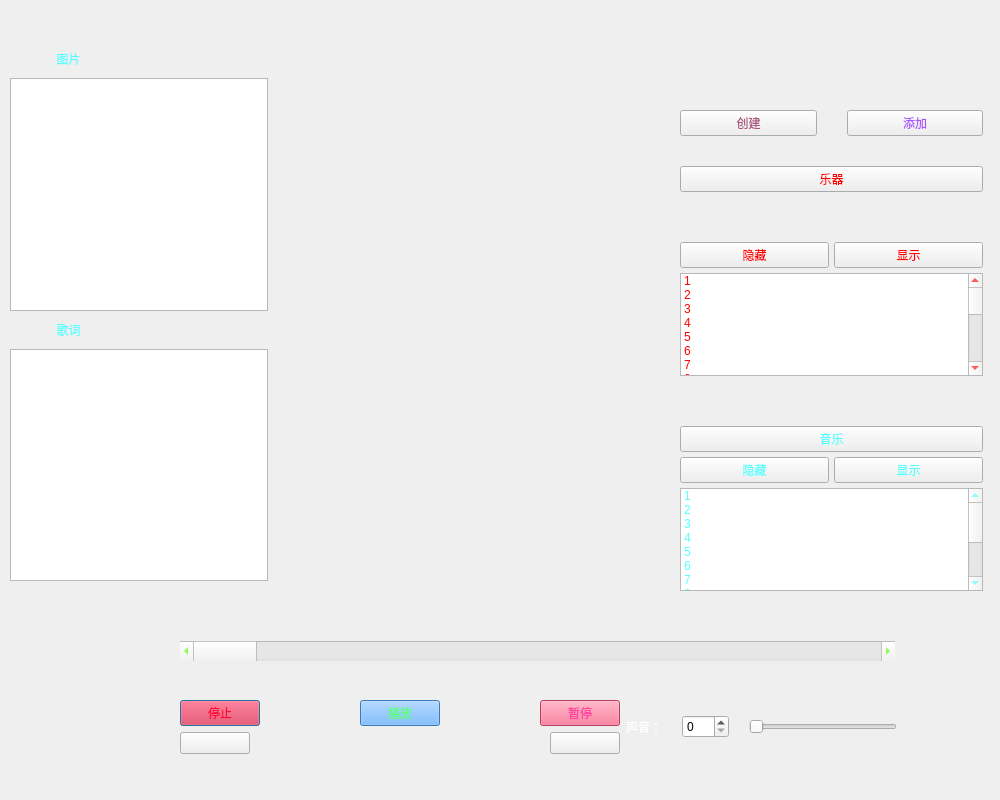
<?xml version="1.0" encoding="UTF-8"?>
<ui version="4.0">
 <class>Dialog</class>
 <widget class="QDialog" name="Dialog">
  <property name="windowModality">
   <enum>Qt::NonModal</enum>
  </property>
  <property name="geometry">
   <rect>
    <x>0</x>
    <y>0</y>
    <width>1000</width>
    <height>800</height>
   </rect>
  </property>
  <property name="cursor">
   <cursorShape>PointingHandCursor</cursorShape>
  </property>
  <property name="mouseTracking">
   <bool>false</bool>
  </property>
  <property name="acceptDrops">
   <bool>false</bool>
  </property>
  <property name="windowTitle">
   <string>Dialog</string>
  </property>
  <property name="styleSheet">
   <string notr="true">background-image: url(:/images/test1.jpg);</string>
  </property>
  <property name="sizeGripEnabled">
   <bool>false</bool>
  </property>
  <property name="modal">
   <bool>false</bool>
  </property>
  <widget class="QScrollBar" name="horizontalScrollBar">
   <property name="geometry">
    <rect>
     <x>180</x>
     <y>641</y>
     <width>715</width>
     <height>20</height>
    </rect>
   </property>
   <property name="styleSheet">
    <string notr="true">color: rgb(85, 255, 0);</string>
   </property>
   <property name="maximum">
    <number>100</number>
   </property>
   <property name="sliderPosition">
    <number>0</number>
   </property>
   <property name="orientation">
    <enum>Qt::Horizontal</enum>
   </property>
  </widget>
  <widget class="QWidget" name="layoutWidget">
   <property name="geometry">
    <rect>
     <x>10</x>
     <y>50</y>
     <width>258</width>
     <height>531</height>
    </rect>
   </property>
   <layout class="QVBoxLayout" name="verticalLayout">
    <property name="spacing">
     <number>10</number>
    </property>
    <item>
     <widget class="QLabel" name="label">
      <property name="font">
       <font>
        <weight>50</weight>
        <italic>false</italic>
        <bold>false</bold>
        <underline>false</underline>
        <strikeout>false</strikeout>
        <kerning>true</kerning>
       </font>
      </property>
      <property name="styleSheet">
       <string notr="true">color: rgb(85, 255, 255);</string>
      </property>
      <property name="text">
       <string>              图片</string>
      </property>
     </widget>
    </item>
    <item>
     <widget class="QGraphicsView" name="graphicsView">
      <property name="styleSheet">
       <string notr="true">background-image: url(:/images/control.jpg);</string>
      </property>
     </widget>
    </item>
    <item>
     <widget class="QLabel" name="label_2">
      <property name="styleSheet">
       <string notr="true">color: rgb(85, 255, 255);</string>
      </property>
      <property name="text">
       <string>              歌词</string>
      </property>
     </widget>
    </item>
    <item>
     <widget class="QTextBrowser" name="textBrowser">
      <property name="styleSheet">
       <string notr="true">background-image: url(:/images/control.jpg);</string>
      </property>
      <property name="html">
       <string>&lt;!DOCTYPE HTML PUBLIC &quot;-//W3C//DTD HTML 4.0//EN&quot; &quot;http://www.w3.org/TR/REC-html40/strict.dtd&quot;&gt;
&lt;html&gt;&lt;head&gt;&lt;meta name=&quot;qrichtext&quot; content=&quot;1&quot; /&gt;&lt;style type=&quot;text/css&quot;&gt;
p, li { white-space: pre-wrap; }
&lt;/style&gt;&lt;/head&gt;&lt;body style=&quot; font-family:'SimSun'; font-size:9pt; font-weight:400; font-style:normal;&quot;&gt;
&lt;p align=&quot;center&quot; style=&quot;-qt-paragraph-type:empty; margin-top:0px; margin-bottom:0px; margin-left:0px; margin-right:0px; -qt-block-indent:0; text-indent:0px;&quot;&gt;&lt;br /&gt;&lt;/p&gt;&lt;/body&gt;&lt;/html&gt;</string>
      </property>
     </widget>
    </item>
   </layout>
  </widget>
  <widget class="QWidget" name="layoutWidget">
   <property name="geometry">
    <rect>
     <x>180</x>
     <y>677</y>
     <width>717</width>
     <height>101</height>
    </rect>
   </property>
   <layout class="QVBoxLayout" name="verticalLayout_4">
    <item>
     <layout class="QHBoxLayout" name="horizontalLayout_4">
      <item>
       <layout class="QVBoxLayout" name="verticalLayout_3">
        <item>
         <layout class="QHBoxLayout" name="horizontalLayout">
          <property name="spacing">
           <number>100</number>
          </property>
          <property name="leftMargin">
           <number>0</number>
          </property>
          <property name="topMargin">
           <number>0</number>
          </property>
          <property name="rightMargin">
           <number>0</number>
          </property>
          <property name="bottomMargin">
           <number>0</number>
          </property>
          <item>
           <widget class="QPushButton" name="stop">
            <property name="styleSheet">
             <string notr="true">color: rgb(255, 10, 55);
background-color: rgb(255, 8, 45);</string>
            </property>
            <property name="text">
             <string>停止</string>
            </property>
            <property name="icon">
             <iconset resource="fuck.qrc">
              <normaloff>:/images/stop.jpg</normaloff>:/images/stop.jpg</iconset>
            </property>
            <property name="checkable">
             <bool>false</bool>
            </property>
            <property name="autoRepeat">
             <bool>false</bool>
            </property>
            <property name="autoExclusive">
             <bool>false</bool>
            </property>
            <property name="default">
             <bool>false</bool>
            </property>
           </widget>
          </item>
          <item>
           <widget class="QPushButton" name="play">
            <property name="styleSheet">
             <string notr="true">color: rgb(90, 255, 117);
background-color: rgb(85, 170, 255);</string>
            </property>
            <property name="text">
             <string>播放</string>
            </property>
            <property name="icon">
             <iconset resource="fuck.qrc">
              <normaloff>:/images/play.jpg</normaloff>:/images/play.jpg</iconset>
            </property>
            <property name="default">
             <bool>false</bool>
            </property>
            <property name="flat">
             <bool>false</bool>
            </property>
           </widget>
          </item>
          <item>
           <widget class="QPushButton" name="pause">
            <property name="cursor">
             <cursorShape>ArrowCursor</cursorShape>
            </property>
            <property name="mouseTracking">
             <bool>false</bool>
            </property>
            <property name="contextMenuPolicy">
             <enum>Qt::NoContextMenu</enum>
            </property>
            <property name="acceptDrops">
             <bool>false</bool>
            </property>
            <property name="styleSheet">
             <string notr="true">background-color: rgb(85, 255, 255);
background-color: rgb(255, 85, 127);
color: rgb(255, 65, 157);</string>
            </property>
            <property name="inputMethodHints">
             <set>Qt::ImhNone</set>
            </property>
            <property name="text">
             <string>暂停</string>
            </property>
            <property name="icon">
             <iconset resource="fuck.qrc">
              <normaloff>:/images/pause.jpg</normaloff>:/images/pause.jpg</iconset>
            </property>
            <property name="checkable">
             <bool>false</bool>
            </property>
            <property name="autoDefault">
             <bool>true</bool>
            </property>
            <property name="default">
             <bool>false</bool>
            </property>
            <property name="flat">
             <bool>false</bool>
            </property>
           </widget>
          </item>
         </layout>
        </item>
        <item>
         <layout class="QVBoxLayout" name="verticalLayout_2">
          <item>
           <layout class="QHBoxLayout" name="horizontalLayout_3">
            <property name="spacing">
             <number>300</number>
            </property>
            <item>
             <widget class="QPushButton" name="slow">
              <property name="styleSheet">
               <string notr="true">background-image: url(:/images/slow.jpg);</string>
              </property>
              <property name="text">
               <string/>
              </property>
             </widget>
            </item>
            <item>
             <widget class="QPushButton" name="quick">
              <property name="styleSheet">
               <string notr="true">background-image: url(:/images/quick.jpg);</string>
              </property>
              <property name="text">
               <string/>
              </property>
             </widget>
            </item>
           </layout>
          </item>
         </layout>
        </item>
       </layout>
      </item>
      <item>
       <layout class="QHBoxLayout" name="horizontalLayout_2">
        <property name="spacing">
         <number>20</number>
        </property>
        <item>
         <widget class="QLabel" name="label_3">
          <property name="styleSheet">
           <string notr="true">background-image: url(:/F:/PyQtGUI/back.jpg);
color: rgb(255, 255, 255);</string>
          </property>
          <property name="text">
           <string>声音：</string>
          </property>
          <property name="buddy">
           <cstring>spinBox</cstring>
          </property>
         </widget>
        </item>
        <item>
         <widget class="QSpinBox" name="spinBox">
          <property name="maximum">
           <number>200</number>
          </property>
         </widget>
        </item>
        <item>
         <widget class="QSlider" name="horizontalSlider">
          <property name="maximum">
           <number>100</number>
          </property>
          <property name="orientation">
           <enum>Qt::Horizontal</enum>
          </property>
         </widget>
        </item>
       </layout>
      </item>
     </layout>
    </item>
   </layout>
  </widget>
  <widget class="QWidget" name="layoutWidget">
   <property name="geometry">
    <rect>
     <x>680</x>
     <y>110</y>
     <width>303</width>
     <height>481</height>
    </rect>
   </property>
   <layout class="QVBoxLayout" name="verticalLayout_10">
    <property name="spacing">
     <number>30</number>
    </property>
    <item>
     <layout class="QHBoxLayout" name="horizontalLayout_7">
      <item>
       <widget class="QPushButton" name="add">
        <property name="styleSheet">
         <string notr="true">color: rgb(170, 85, 127);</string>
        </property>
        <property name="text">
         <string>创建</string>
        </property>
       </widget>
      </item>
      <item>
       <widget class="QPushButton" name="open">
        <property name="styleSheet">
         <string notr="true">color: rgb(170, 85, 255);</string>
        </property>
        <property name="text">
         <string>添加</string>
        </property>
       </widget>
      </item>
     </layout>
    </item>
    <item>
     <layout class="QVBoxLayout" name="verticalLayout_9">
      <property name="spacing">
       <number>50</number>
      </property>
      <item>
       <layout class="QVBoxLayout" name="verticalLayout_6">
        <item>
         <widget class="QPushButton" name="pushButton">
          <property name="styleSheet">
           <string notr="true">color: rgb(255, 0, 0);</string>
          </property>
          <property name="text">
           <string>乐器</string>
          </property>
         </widget>
        </item>
        <item>
         <layout class="QVBoxLayout" name="verticalLayout_5">
          <property name="spacing">
           <number>5</number>
          </property>
          <item>
           <layout class="QHBoxLayout" name="horizontalLayout_5">
            <item>
             <widget class="QPushButton" name="pushButton_3">
              <property name="styleSheet">
               <string notr="true">color: rgb(255, 0, 0);</string>
              </property>
              <property name="text">
               <string>隐藏</string>
              </property>
             </widget>
            </item>
            <item>
             <widget class="QPushButton" name="pushButton_4">
              <property name="styleSheet">
               <string notr="true">color: rgb(255, 0, 0);</string>
              </property>
              <property name="text">
               <string>显示</string>
              </property>
             </widget>
            </item>
           </layout>
          </item>
          <item>
           <widget class="QListWidget" name="listWidget">
            <property name="styleSheet">
             <string notr="true">color: rgb(255, 0, 0);</string>
            </property>
            <item>
             <property name="text">
              <string>1</string>
             </property>
            </item>
            <item>
             <property name="text">
              <string>2</string>
             </property>
            </item>
            <item>
             <property name="text">
              <string>3</string>
             </property>
            </item>
            <item>
             <property name="text">
              <string>4</string>
             </property>
            </item>
            <item>
             <property name="text">
              <string>5</string>
             </property>
            </item>
            <item>
             <property name="text">
              <string>6</string>
             </property>
            </item>
            <item>
             <property name="text">
              <string>7</string>
             </property>
            </item>
            <item>
             <property name="text">
              <string>8</string>
             </property>
            </item>
            <item>
             <property name="text">
              <string>9</string>
             </property>
            </item>
            <item>
             <property name="text">
              <string>10</string>
             </property>
            </item>
            <item>
             <property name="text">
              <string>11</string>
             </property>
            </item>
            <item>
             <property name="text">
              <string>12</string>
             </property>
            </item>
            <item>
             <property name="text">
              <string>13</string>
             </property>
            </item>
            <item>
             <property name="text">
              <string>14</string>
             </property>
            </item>
            <item>
             <property name="text">
              <string>15</string>
             </property>
            </item>
            <item>
             <property name="text">
              <string>16</string>
             </property>
            </item>
            <item>
             <property name="text">
              <string>17</string>
             </property>
            </item>
            <item>
             <property name="text">
              <string>18</string>
             </property>
            </item>
            <item>
             <property name="text">
              <string>19</string>
             </property>
            </item>
           </widget>
          </item>
         </layout>
        </item>
       </layout>
      </item>
      <item>
       <layout class="QVBoxLayout" name="verticalLayout_8">
        <property name="spacing">
         <number>5</number>
        </property>
        <item>
         <widget class="QPushButton" name="pushButton_2">
          <property name="styleSheet">
           <string notr="true">color: rgb(85, 255, 255);</string>
          </property>
          <property name="text">
           <string>音乐</string>
          </property>
         </widget>
        </item>
        <item>
         <layout class="QVBoxLayout" name="verticalLayout_7">
          <item>
           <layout class="QHBoxLayout" name="horizontalLayout_6">
            <item>
             <widget class="QPushButton" name="pushButton_5">
              <property name="styleSheet">
               <string notr="true">color: rgb(85, 255, 255);</string>
              </property>
              <property name="text">
               <string>隐藏</string>
              </property>
             </widget>
            </item>
            <item>
             <widget class="QPushButton" name="pushButton_6">
              <property name="styleSheet">
               <string notr="true">color: rgb(85, 255, 255);</string>
              </property>
              <property name="text">
               <string>显示</string>
              </property>
             </widget>
            </item>
           </layout>
          </item>
          <item>
           <widget class="QListWidget" name="listWidget_2">
            <property name="styleSheet">
             <string notr="true">color: rgb(85, 255, 255);</string>
            </property>
            <property name="sortingEnabled">
             <bool>false</bool>
            </property>
            <item>
             <property name="text">
              <string>1</string>
             </property>
            </item>
            <item>
             <property name="text">
              <string>2</string>
             </property>
            </item>
            <item>
             <property name="text">
              <string>3</string>
             </property>
            </item>
            <item>
             <property name="text">
              <string>4</string>
             </property>
            </item>
            <item>
             <property name="text">
              <string>5</string>
             </property>
            </item>
            <item>
             <property name="text">
              <string>6</string>
             </property>
            </item>
            <item>
             <property name="text">
              <string>7</string>
             </property>
            </item>
            <item>
             <property name="text">
              <string>8</string>
             </property>
            </item>
            <item>
             <property name="text">
              <string>9</string>
             </property>
            </item>
            <item>
             <property name="text">
              <string>10</string>
             </property>
            </item>
            <item>
             <property name="text">
              <string>11</string>
             </property>
            </item>
            <item>
             <property name="text">
              <string>12</string>
             </property>
            </item>
            <item>
             <property name="text">
              <string>13</string>
             </property>
            </item>
           </widget>
          </item>
         </layout>
        </item>
       </layout>
      </item>
     </layout>
    </item>
   </layout>
  </widget>
  <zorder>layoutWidget</zorder>
  <zorder>layoutWidget</zorder>
  <zorder>layoutWidget</zorder>
  <zorder>horizontalScrollBar</zorder>
 </widget>
 <tabstops>
  <tabstop>pause</tabstop>
  <tabstop>stop</tabstop>
  <tabstop>spinBox</tabstop>
  <tabstop>horizontalSlider</tabstop>
  <tabstop>textBrowser</tabstop>
 </tabstops>
 <resources>
  <include location="fuck.qrc"/>
 </resources>
 <connections>
  <connection>
   <sender>horizontalSlider</sender>
   <signal>valueChanged(int)</signal>
   <receiver>spinBox</receiver>
   <slot>setValue(int)</slot>
   <hints>
    <hint type="sourcelabel">
     <x>893</x>
     <y>733</y>
    </hint>
    <hint type="destinationlabel">
     <x>789</x>
     <y>733</y>
    </hint>
   </hints>
  </connection>
  <connection>
   <sender>spinBox</sender>
   <signal>valueChanged(int)</signal>
   <receiver>horizontalSlider</receiver>
   <slot>setValue(int)</slot>
   <hints>
    <hint type="sourcelabel">
     <x>789</x>
     <y>728</y>
    </hint>
    <hint type="destinationlabel">
     <x>893</x>
     <y>733</y>
    </hint>
   </hints>
  </connection>
  <connection>
   <sender>pushButton_3</sender>
   <signal>clicked()</signal>
   <receiver>listWidget</receiver>
   <slot>close()</slot>
   <hints>
    <hint type="sourcelabel">
     <x>796</x>
     <y>357</y>
    </hint>
    <hint type="destinationlabel">
     <x>802</x>
     <y>310</y>
    </hint>
   </hints>
  </connection>
  <connection>
   <sender>pushButton_4</sender>
   <signal>clicked()</signal>
   <receiver>listWidget</receiver>
   <slot>show()</slot>
   <hints>
    <hint type="sourcelabel">
     <x>913</x>
     <y>373</y>
    </hint>
    <hint type="destinationlabel">
     <x>911</x>
     <y>318</y>
    </hint>
   </hints>
  </connection>
  <connection>
   <sender>pushButton_5</sender>
   <signal>clicked()</signal>
   <receiver>listWidget_2</receiver>
   <slot>close()</slot>
   <hints>
    <hint type="sourcelabel">
     <x>809</x>
     <y>584</y>
    </hint>
    <hint type="destinationlabel">
     <x>814</x>
     <y>524</y>
    </hint>
   </hints>
  </connection>
  <connection>
   <sender>pushButton_6</sender>
   <signal>clicked()</signal>
   <receiver>listWidget_2</receiver>
   <slot>show()</slot>
   <hints>
    <hint type="sourcelabel">
     <x>932</x>
     <y>576</y>
    </hint>
    <hint type="destinationlabel">
     <x>877</x>
     <y>499</y>
    </hint>
   </hints>
  </connection>
 </connections>
</ui>
